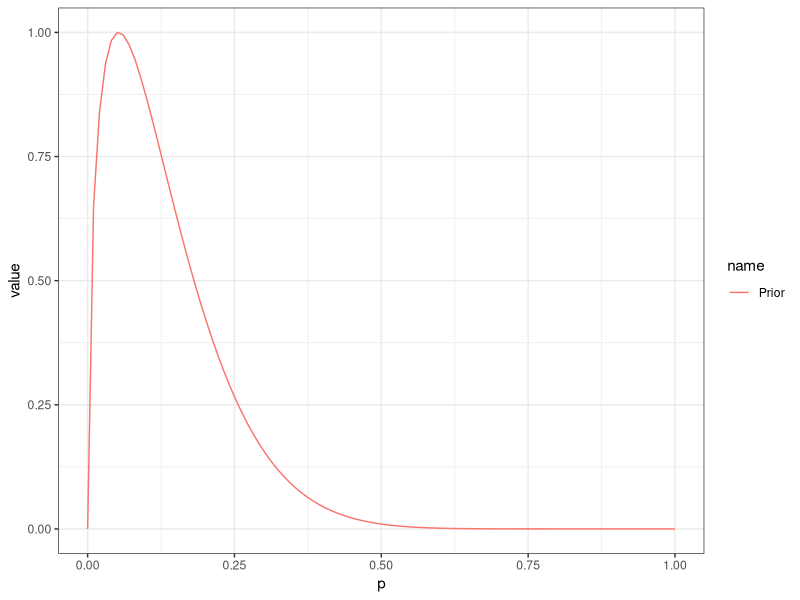
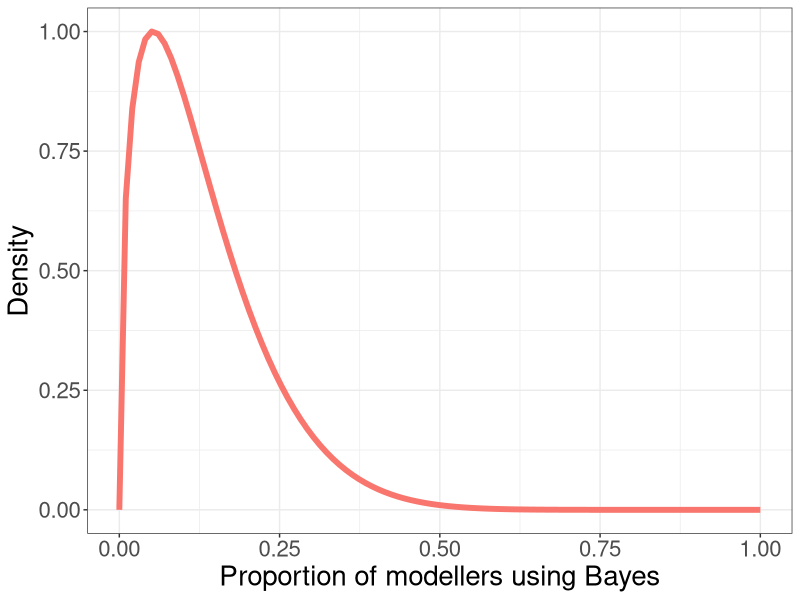

Write the R code that produced these figures, in order.
library(dplyr)
library(tidyr)
library(ggplot2)
theme_set(theme_bw())

p_plot <- seq(0, 1, length.out = 100)

# prior
alpha <- 1.5
beta <- 10

df <- tibble(
  p = p_plot,
  Prior = dbeta(p_plot, alpha, beta),
) %>% 
  mutate(across(-p, ~ .x / max(.x))) %>% 
  pivot_longer(-p) %>% 
  print()


df %>% 
  ggplot(aes(p, value, colour = name)) +
  geom_line()

df %>% 
  ggplot(aes(p, value, colour = name)) +
  geom_line(lwd = 2) +
  labs(
    x = "Proportion of modellers using Bayes",
    y = "Density",
    colour = NULL
  ) +
  theme(text = element_text(size = 20), legend.position = "none")
